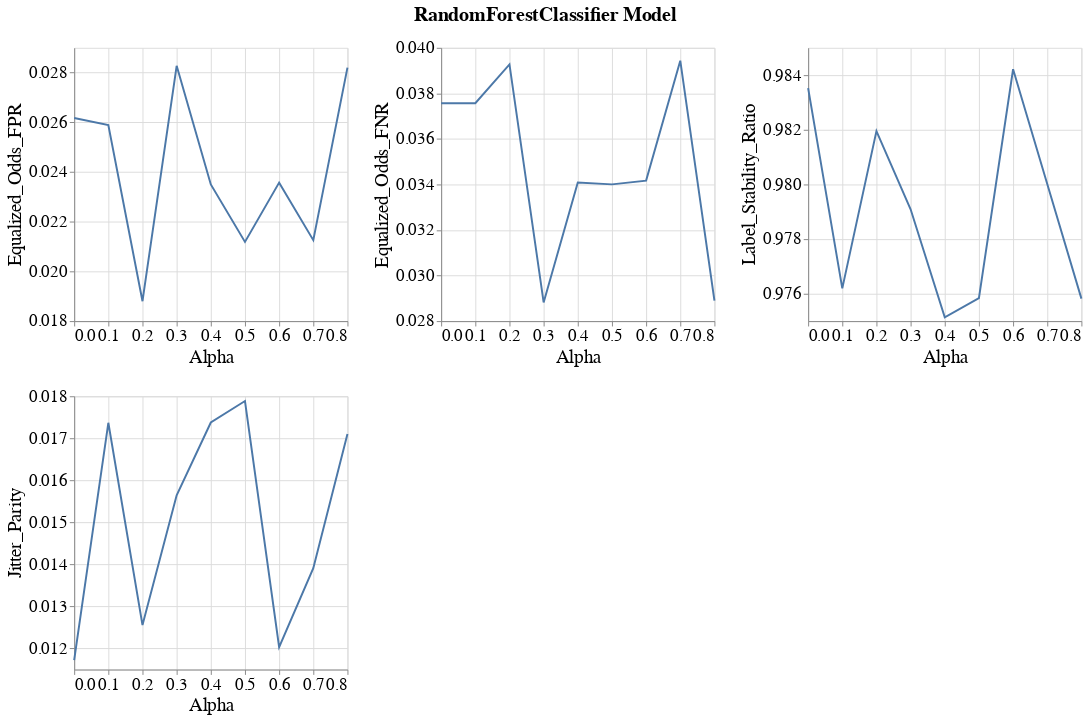

The notebook cell this image was saved under:
### Markdown cell above
### Line band plots for group metrics

### Code cell
visualizer.create_group_metrics_line_band_plot(group='SEX',
                                               model_name=MODEL_NAMES[0],
                                               group_metrics=['Equalized_Odds_FPR', 'Equalized_Odds_FNR', 'Label_Stability_Ratio', 'Jitter_Parity'])

### Figure 1 — Vega-Lite specification as saved in the notebook (floating-point values rounded to 4 significant figures)
{"config": {"view": {"continuousWidth": 400, "continuousHeight": 300}, "axis": {"labelFontSize": 17, "labelFontWeight": "normal", "titleFontSize": 19, "titleFontWeight": "normal"}, "legend": {"labelFontSize": 17, "symbolStrokeWidth": 10, "titleFontSize": 19}, "title": {"fontSize": 17}}, "vconcat": [{"hconcat": [{"layer": [{"mark": {"type": "errorband", "extent": "ci"}, "encoding": {"x": {"field": "Intervention_Param", "title": "Alpha", "type": "quantitative"}, "y": {"field": "Metric_Value", "scale": {"zero": false}, "title": "Equalized_Odds_FPR", "type": "quantitative"}}}, {"mark": "line", "encoding": {"x": {"field": "Intervention_Param", "title": "Alpha", "type": "quantitative"}, "y": {"aggregate": "mean", "field": "Metric_Value", "scale": {"zero": false}, "title": "Equalized_Odds_FPR", "type": "quantitative"}}}], "height": 280, "width": 280}, {"layer": [{"mark": {"type": "errorband", "extent": "ci"}, "encoding": {"x": {"field": "Intervention_Param", "title": "Alpha", "type": "quantitative"}, "y": {"field": "Metric_Value", "scale": {"zero": false}, "title": "Equalized_Odds_FNR", "type": "quantitative"}}}, {"mark": "line", "encoding": {"x": {"field": "Intervention_Param", "title": "Alpha", "type": "quantitative"}, "y": {"aggregate": "mean", "field": "Metric_Value", "scale": {"zero": false}, "title": "Equalized_Odds_FNR", "type": "quantitative"}}}], "data": {"name": "data-65928731045eff16d5591c8a77bb747b"}, "height": 280, "width": 280}, {"layer": [{"mark": {"type": "errorband", "extent": "ci"}, "encoding": {"x": {"field": "Intervention_Param", "title": "Alpha", "type": "quantitative"}, "y": {"field": "Metric_Value", "scale": {"zero": false}, "title": "Label_Stability_Ratio", "type": "quantitative"}}}, {"mark": "line", "encoding": {"x": {"field": "Intervention_Param", "title": "Alpha", "type": "quantitative"}, "y": {"aggregate": "mean", "field": "Metric_Value", "scale": {"zero": false}, "title": "Label_Stability_Ratio", "type": "quantitative"}}}], "data": {"name": "data-3f034824d78f8050a754373845be1610"}, "height": 280, "width": 280}]}, {"hconcat": [{"layer": [{"mark": {"type": "errorband", "extent": "ci"}, "encoding": {"x": {"field": "Intervention_Param", "title": "Alpha", "type": "quantitative"}, "y": {"field": "Metric_Value", "scale": {"zero": false}, "title": "Jitter_Parity", "type": "quantitative"}}}, {"mark": "line", "encoding": {"x": {"field": "Intervention_Param", "title": "Alpha", "type": "quantitative"}, "y": {"aggregate": "mean", "field": "Metric_Value", "scale": {"zero": false}, "title": "Jitter_Parity", "type": "quantitative"}}}], "height": 280, "width": 280}], "data": {"name": "data-a6aef41348d64fbe056d03dd2bd7e124"}}], "data": {"name": "data-946ddb77df3f1263854027cd2a0339e2"}, "title": {"text": "RandomForestClassifier Model", "anchor": "middle", "dy": -10, "fontSize": 20}, "$schema": "https://vega.github.io/schema/vega-lite/v4.17.0.json", "datasets": {"data-946ddb77df3f1263854027cd2a0339e2": [{"Metric": "Equalized_Odds_FPR", "Model_Name": "RandomForestClassifier", "Experiment_Iteration": "Exp_iter_1", "Intervention_Param": 0.2, "Group": "SEX", "Metric_Value": 0.0188}, {"Metric": "Equalized_Odds_FPR", "Model_Name": "RandomForestClassifier", "Experiment_Iteration": "Exp_iter_1", "Intervention_Param": 0.6, "Group": "SEX", "Metric_Value": 0.02357}, {"Metric": "Equalized_Odds_FPR", "Model_Name": "RandomForestClassifier", "Experiment_Iteration": "Exp_iter_1", "Intervention_Param": 0.7, "Group": "SEX", "Metric_Value": 0.02126}, {"Metric": "Equalized_Odds_FPR", "Model_Name": "RandomForestClassifier", "Experiment_Iteration": "Exp_iter_1", "Intervention_Param": 0.5, "Group": "SEX", "Metric_Value": 0.02119}, {"Metric": "Equalized_Odds_FPR", "Model_Name": "RandomForestClassifier", "Experiment_Iteration": "Exp_iter_1", "Intervention_Param": 0.0, "Group": "SEX", "Metric_Value": 0.02618}, {"Metric": "Equalized_Odds_FPR", "Model_Name": "RandomForestClassifier", "Experiment_Iteration": "Exp_iter_1", "Intervention_Param": 0.8, "Group": "SEX", "Metric_Value": 0.0282}, {"Metric": "Equalized_Odds_FPR", "Model_Name": "RandomForestClassifier", "Experiment_Iteration": "Exp_iter_1", "Intervention_Param": 0.1, "Group": "SEX", "Metric_Value": 0.02589}, {"Metric": "Equalized_Odds_FPR", "Model_Name": "RandomForestClassifier", "Experiment_Iteration": "Exp_iter_1", "Intervention_Param": 0.3, "Group": "SEX", "Metric_Value": 0.02827}, {"Metric": "Equalized_Odds_FPR", "Model_Name": "RandomForestClassifier", "Experiment_Iteration": "Exp_iter_1", "Intervention_Param": 0.4, "Group": "SEX", "Metric_Value": 0.0235}], "data-65928731045eff16d5591c8a77bb747b": [{"Metric": "Equalized_Odds_FNR", "Model_Name": "RandomForestClassifier", "Experiment_Iteration": "Exp_iter_1", "Intervention_Param": 0.2, "Group": "SEX", "Metric_Value": 0.03927}, {"Metric": "Equalized_Odds_FNR", "Model_Name": "RandomForestClassifier", "Experiment_Iteration": "Exp_iter_1", "Intervention_Param": 0.6, "Group": "SEX", "Metric_Value": 0.03417}, {"Metric": "Equalized_Odds_FNR", "Model_Name": "RandomForestClassifier", "Experiment_Iteration": "Exp_iter_1", "Intervention_Param": 0.7, "Group": "SEX", "Metric_Value": 0.03943}, {"Metric": "Equalized_Odds_FNR", "Model_Name": "RandomForestClassifier", "Experiment_Iteration": "Exp_iter_1", "Intervention_Param": 0.5, "Group": "SEX", "Metric_Value": 0.034}, {"Metric": "Equalized_Odds_FNR", "Model_Name": "RandomForestClassifier", "Experiment_Iteration": "Exp_iter_1", "Intervention_Param": 0.0, "Group": "SEX", "Metric_Value": 0.03757}, {"Metric": "Equalized_Odds_FNR", "Model_Name": "RandomForestClassifier", "Experiment_Iteration": "Exp_iter_1", "Intervention_Param": 0.8, "Group": "SEX", "Metric_Value": 0.0289}, {"Metric": "Equalized_Odds_FNR", "Model_Name": "RandomForestClassifier", "Experiment_Iteration": "Exp_iter_1", "Intervention_Param": 0.1, "Group": "SEX", "Metric_Value": 0.03757}, {"Metric": "Equalized_Odds_FNR", "Model_Name": "RandomForestClassifier", "Experiment_Iteration": "Exp_iter_1", "Intervention_Param": 0.3, "Group": "SEX", "Metric_Value": 0.02882}, {"Metric": "Equalized_Odds_FNR", "Model_Name": "RandomForestClassifier", "Experiment_Iteration": "Exp_iter_1", "Intervention_Param": 0.4, "Group": "SEX", "Metric_Value": 0.03409}], "data-3f034824d78f8050a754373845be1610": [{"Metric": "Label_Stability_Ratio", "Model_Name": "RandomForestClassifier", "Experiment_Iteration": "Exp_iter_1", "Intervention_Param": 0.2, "Group": "SEX", "Metric_Value": 0.982}, {"Metric": "Label_Stability_Ratio", "Model_Name": "RandomForestClassifier", "Experiment_Iteration": "Exp_iter_1", "Intervention_Param": 0.6, "Group": "SEX", "Metric_Value": 0.9842}, {"Metric": "Label_Stability_Ratio", "Model_Name": "RandomForestClassifier", "Experiment_Iteration": "Exp_iter_1", "Intervention_Param": 0.7, "Group": "SEX", "Metric_Value": 0.98}, {"Metric": "Label_Stability_Ratio", "Model_Name": "RandomForestClassifier", "Experiment_Iteration": "Exp_iter_1", "Intervention_Param": 0.5, "Group": "SEX", "Metric_Value": 0.9758}, {"Metric": "Label_Stability_Ratio", "Model_Name": "RandomForestClassifier", "Experiment_Iteration": "Exp_iter_1", "Intervention_Param": 0.0, "Group": "SEX", "Metric_Value": 0.9835}, {"Metric": "Label_Stability_Ratio", "Model_Name": "RandomForestClassifier", "Experiment_Iteration": "Exp_iter_1", "Intervention_Param": 0.8, "Group": "SEX", "Metric_Value": 0.9758}, {"Metric": "Label_Stability_Ratio", "Model_Name": "RandomForestClassifier", "Experiment_Iteration": "Exp_iter_1", "Intervention_Param": 0.1, "Group": "SEX", "Metric_Value": 0.9762}, {"Metric": "Label_Stability_Ratio", "Model_Name": "RandomForestClassifier", "Experiment_Iteration": "Exp_iter_1", "Intervention_Param": 0.3, "Group": "SEX", "Metric_Value": 0.9791}, {"Metric": "Label_Stability_Ratio", "Model_Name": "RandomForestClassifier", "Experiment_Iteration": "Exp_iter_1", "Intervention_Param": 0.4, "Group": "SEX", "Metric_Value": 0.9751}], "data-a6aef41348d64fbe056d03dd2bd7e124": [{"Metric": "Jitter_Parity", "Model_Name": "RandomForestClassifier", "Experiment_Iteration": "Exp_iter_1", "Intervention_Param": 0.2, "Group": "SEX", "Metric_Value": 0.01256}, {"Metric": "Jitter_Parity", "Model_Name": "RandomForestClassifier", "Experiment_Iteration": "Exp_iter_1", "Intervention_Param": 0.6, "Group": "SEX", "Metric_Value": 0.01203}, {"Metric": "Jitter_Parity", "Model_Name": "RandomForestClassifier", "Experiment_Iteration": "Exp_iter_1", "Intervention_Param": 0.7, "Group": "SEX", "Metric_Value": 0.01391}, {"Metric": "Jitter_Parity", "Model_Name": "RandomForestClassifier", "Experiment_Iteration": "Exp_iter_1", "Intervention_Param": 0.5, "Group": "SEX", "Metric_Value": 0.01789}, {"Metric": "Jitter_Parity", "Model_Name": "RandomForestClassifier", "Experiment_Iteration": "Exp_iter_1", "Intervention_Param": 0.0, "Group": "SEX", "Metric_Value": 0.01172}, {"Metric": "Jitter_Parity", "Model_Name": "RandomForestClassifier", "Experiment_Iteration": "Exp_iter_1", "Intervention_Param": 0.8, "Group": "SEX", "Metric_Value": 0.0171}, {"Metric": "Jitter_Parity", "Model_Name": "RandomForestClassifier", "Experiment_Iteration": "Exp_iter_1", "Intervention_Param": 0.1, "Group": "SEX", "Metric_Value": 0.01737}, {"Metric": "Jitter_Parity", "Model_Name": "RandomForestClassifier", "Experiment_Iteration": "Exp_iter_1", "Intervention_Param": 0.3, "Group": "SEX", "Metric_Value": 0.01564}, {"Metric": "Jitter_Parity", "Model_Name": "RandomForestClassifier", "Experiment_Iteration": "Exp_iter_1", "Intervention_Param": 0.4, "Group": "SEX", "Metric_Value": 0.01738}]}}
